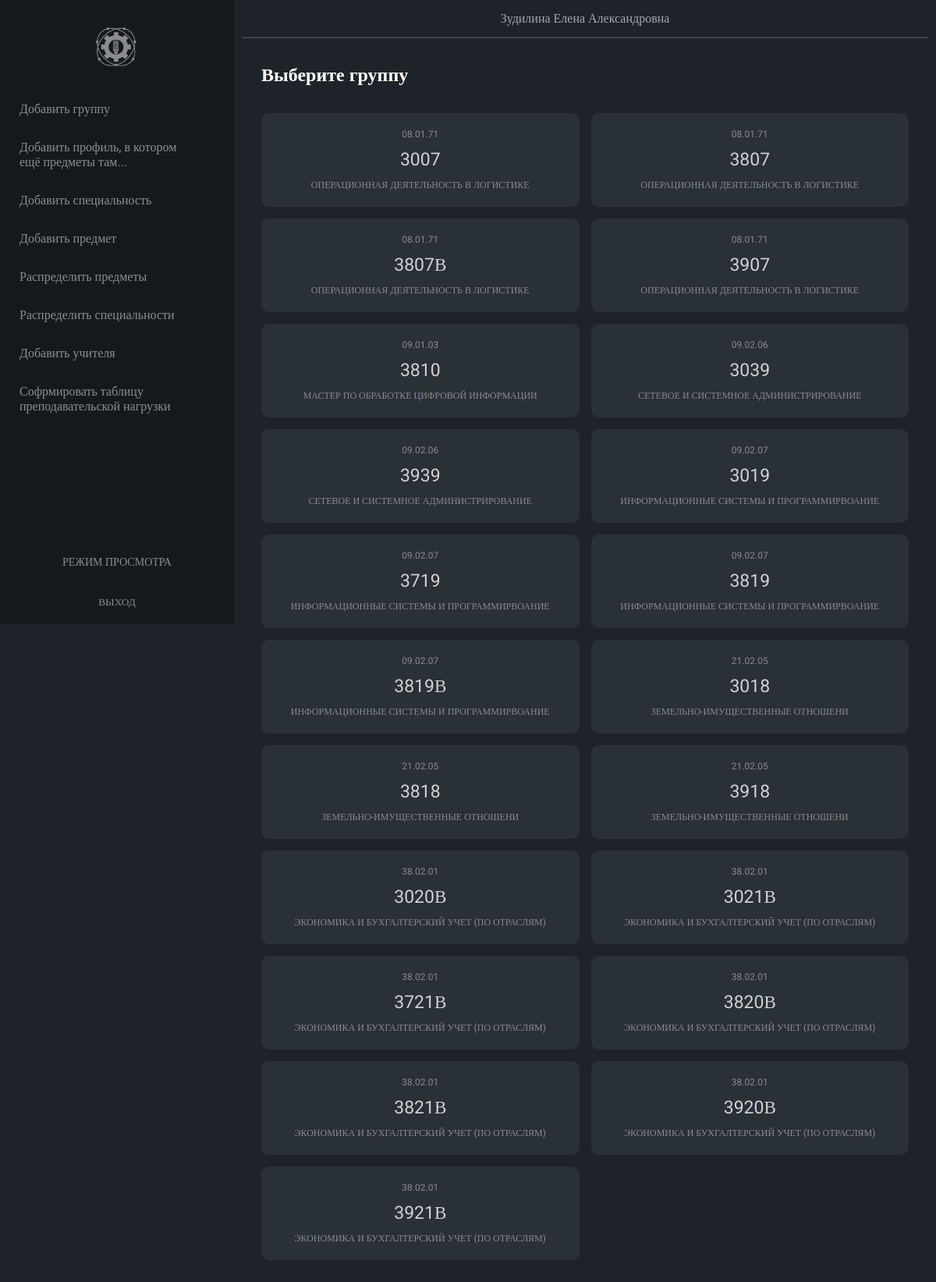
The page /pages/admin/allgroups.php (signed in) on the database its author committed.
### tables this page shows
CREATE TABLE `groups` (
  `id_group` varchar(6) NOT NULL,
  `id_specialization` varchar(8) NOT NULL
);

CREATE TABLE `specializations` (
  `id_specialization` varchar(8) NOT NULL,
  `specialization_name` varchar(255) NOT NULL,
  `specialization_code` varchar(3) NOT NULL
);

### pages/admin/allgroups.php (the view, shortened to what this page needs)
<?php
require_once './../../php/connection.php';
$result = mysqli_query($link,
"SELECT
    *
FROM
    `groups`,
    `specializations`
WHERE
    `groups`.`id_specialization` = `specializations`.`id_specialization`;");
$groups = mysqli_fetch_all($result);
?>
<!DOCTYPE html>
<html lang='ru'>
<head>
    <link rel='stylesheet' href='./../../styles/style.css'>
</head>
<body>
    <?php include './includes/nav.php'; ?>
    <main>
        <?php include './includes/header.php'; ?>
        <section style="padding-bottom: 0">
            <h2>Выберите группу</h2>
        </section>
            <section class="all-groups">
            <?
                foreach ($groups as $value)
                {
                    ?>
                    <a href="./edit_group_subjects.php?id=<?=$value[0]?>" class="groups-wrapper" data-subjectId="<?=$value[0]?>">
                        <div>
                            <p class="group-profile"><?=$value[1]?></p>
                            <p class="group-name"><?=$value[0]?></p>
                            <p class="group-desc"><?=$value[3]?></p>
                        </div>
                    </a>
                    <?
                }
            ?>
            </section>
    </main>
</body>
</html>

### styles/style.css (style rules this page uses)
*, *::after, *::before { box-sizing: border-box; margin: 0; padding: 0; }
a { text-decoration: none; color: #000000; }
html, body { width: 100%; }
html { height: 100%; }
body, input, a, textarea { font-family: "Roboto", serif; }
body { min-height: 100%; color: #FFFFFF; background-color: #1d2329; display: flex; flex-flow: row nowrap; }
main { display: flex; flex-flow: column nowrap; flex-grow: 1; }
main section { padding: 35px; }
section { width: 100%; padding: 25px; }
section.all-subjects, section.all-groups { display: grid; grid-template-columns: 1fr 1fr 1fr 1fr; grid-gap: 15px; }
div.subject-wrapper, a.groups-wrapper { min-width: 300px; padding: 20px 25px; border-radius: 10px; background-color: #2C343A; display: flex; flex-flow: row nowrap; justify-content: space-between; align-items: center; }
div.subject-wrapper div, a.groups-wrapper div { height: 100%; display: flex; flex-flow: column nowrap; justify-content: space-between; align-items: flex-start; }
div.subject-wrapper div p, a.groups-wrapper div p { margin-bottom: 12px; }
div.subject-wrapper div p:last-child, a.groups-wrapper div p:last-child { margin-bottom: unset; }
div.subject-wrapper p.subject-profile, div.subject-wrapper p.subject-desc, div.subject-wrapper p.group-profile, div.subject-wrapper p.group-desc, a.groups-wrapper p.subject-profile, a.groups-wrapper p.subject-desc, a.groups-wrapper p.group-profile, a.groups-wrapper p.group-desc { font-size: 12px; color: #A5A5A5; }
div.subject-wrapper p.subject-desc, div.subject-wrapper p.group-desc, a.groups-wrapper p.subject-desc, a.groups-wrapper p.group-desc { max-width: 200px; }
div.subject-wrapper p.subject-name, div.subject-wrapper p.group-name, a.groups-wrapper p.subject-name, a.groups-wrapper p.group-name { font-size: 23px; max-width: 300px; color: #FFFFFF; }
div.subject-wrapper p.group-profile, div.subject-wrapper p.group-name, div.subject-wrapper p.group-desc, a.groups-wrapper p.group-profile, a.groups-wrapper p.group-name, a.groups-wrapper p.group-desc { width: 100%; max-width: 100%; text-align: center; text-transform: uppercase; }
a.groups-wrapper { transition: 0.3s all; opacity: 0.8; }
a.groups-wrapper div { width: 100%; }
@media screen and (max-width: 1600px) { section.all-subjects, section.all-groups { display: grid; grid-template-columns: 1fr 1fr 1fr; grid-gap: 15px; } }
@media screen and (max-width: 1400px) { section.all-subjects, section.all-groups { display: grid; grid-template-columns: 1fr 1fr; grid-gap: 15px; } }

### rows shown on the page
groups: id_specialization "08.01.71", id_group "3007", id_specialization.specialization_name "ОПЕРАЦИОННАЯ ДЕЯТЕЛЬНОСТЬ В ЛОГИСТИКЕ"
groups: id_specialization "08.01.71", id_group "3807", id_specialization.specialization_name "ОПЕРАЦИОННАЯ ДЕЯТЕЛЬНОСТЬ В ЛОГИСТИКЕ"
groups: id_specialization "08.01.71", id_group "3807В", id_specialization.specialization_name "ОПЕРАЦИОННАЯ ДЕЯТЕЛЬНОСТЬ В ЛОГИСТИКЕ"
groups: id_specialization "08.01.71", id_group "3907", id_specialization.specialization_name "ОПЕРАЦИОННАЯ ДЕЯТЕЛЬНОСТЬ В ЛОГИСТИКЕ"
groups: id_specialization "09.01.03", id_group "3810", id_specialization.specialization_name "МАСТЕР ПО ОБРАБОТКЕ ЦИФРОВОЙ ИНФОРМАЦИИ"
groups: id_specialization "09.02.06", id_group "3039", id_specialization.specialization_name "СЕТЕВОЕ И СИСТЕМНОЕ АДМИНИСТРИРОВАНИЕ"
groups: id_specialization "09.02.06", id_group "3939", id_specialization.specialization_name "СЕТЕВОЕ И СИСТЕМНОЕ АДМИНИСТРИРОВАНИЕ"
groups: id_specialization "09.02.07", id_group "3019", id_specialization.specialization_name "ИНФОРМАЦИОННЫЕ СИСТЕМЫ И ПРОГРАММИРВОАНИЕ"
groups: id_specialization "09.02.07", id_group "3719", id_specialization.specialization_name "ИНФОРМАЦИОННЫЕ СИСТЕМЫ И ПРОГРАММИРВОАНИЕ"
groups: id_specialization "09.02.07", id_group "3819", id_specialization.specialization_name "ИНФОРМАЦИОННЫЕ СИСТЕМЫ И ПРОГРАММИРВОАНИЕ"
groups: id_specialization "09.02.07", id_group "3819В", id_specialization.specialization_name "ИНФОРМАЦИОННЫЕ СИСТЕМЫ И ПРОГРАММИРВОАНИЕ"
groups: id_specialization "21.02.05", id_group "3018", id_specialization.specialization_name "ЗЕМЕЛЬНО-ИМУЩЕСТВЕННЫЕ ОТНОШЕНИ"
groups: id_specialization "21.02.05", id_group "3818", id_specialization.specialization_name "ЗЕМЕЛЬНО-ИМУЩЕСТВЕННЫЕ ОТНОШЕНИ"
groups: id_specialization "21.02.05", id_group "3918", id_specialization.specialization_name "ЗЕМЕЛЬНО-ИМУЩЕСТВЕННЫЕ ОТНОШЕНИ"
groups: id_specialization "38.02.01", id_group "3020В", id_specialization.specialization_name "ЭКОНОМИКА И БУХГАЛТЕРСКИЙ УЧЕТ (ПО ОТРАСЛЯМ)"
groups: id_specialization "38.02.01", id_group "3021В", id_specialization.specialization_name "ЭКОНОМИКА И БУХГАЛТЕРСКИЙ УЧЕТ (ПО ОТРАСЛЯМ)"
groups: id_specialization "38.02.01", id_group "3721В", id_specialization.specialization_name "ЭКОНОМИКА И БУХГАЛТЕРСКИЙ УЧЕТ (ПО ОТРАСЛЯМ)"
groups: id_specialization "38.02.01", id_group "3820В", id_specialization.specialization_name "ЭКОНОМИКА И БУХГАЛТЕРСКИЙ УЧЕТ (ПО ОТРАСЛЯМ)"
groups: id_specialization "38.02.01", id_group "3821В", id_specialization.specialization_name "ЭКОНОМИКА И БУХГАЛТЕРСКИЙ УЧЕТ (ПО ОТРАСЛЯМ)"
groups: id_specialization "38.02.01", id_group "3920В", id_specialization.specialization_name "ЭКОНОМИКА И БУХГАЛТЕРСКИЙ УЧЕТ (ПО ОТРАСЛЯМ)"
groups: id_specialization "38.02.01", id_group "3921В", id_specialization.specialization_name "ЭКОНОМИКА И БУХГАЛТЕРСКИЙ УЧЕТ (ПО ОТРАСЛЯМ)"

### other values the page prints
$_COOKIE['id_admin'] "Зудилина Елена Александровна"
